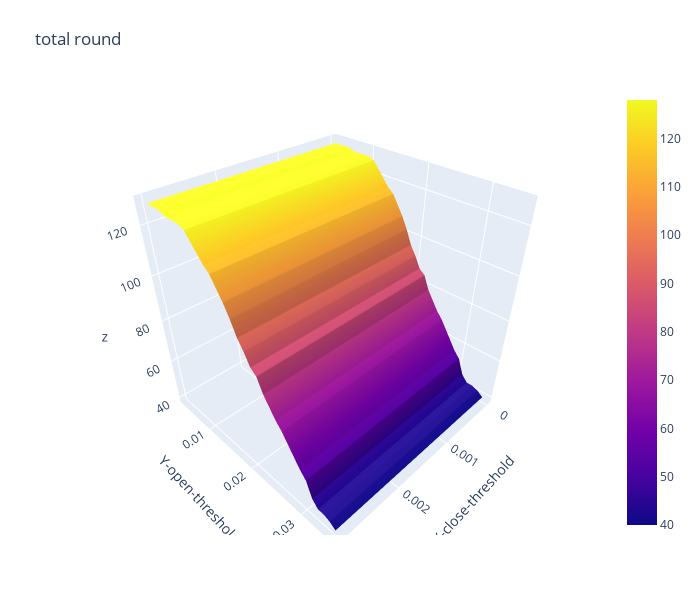

Notebook cell for this chart:
### Code cell
import plotly.graph_objects as go

x_data = df_total_round.columns.to_list() # close threshold

y_data = df_total_round.index.to_list() # open threshold

z_data = df_total_round.copy(deep=True) # win rate

fig = go.Figure(data=[go.Surface(z=z_data.values,x=x_data,y=y_data)])

fig.update_layout(title="total round", # 标题
                  autosize=False,  # 尺度自动缩放
                  width=700,  # 长宽
                  height=600,
                  margin=dict(l=65,r=50,b=65,t=90),  # 4个位置的距离
                  scene=dict(xaxis_title='X-close-threshold',yaxis_title='Y-open-threshold')
                 )

fig.show()

### Figure 1 — Plotly figure (JSON) as saved in the notebook; plotly's stock layout.template omitted (floating-point values rounded to 4 significant figures; data arrays with more than 128 entries replaced by an {"elided": "..."} marker saying what was removed)
{"data": [{"type": "surface", "x": [0, 0.001, 0.002, 0.003], "y": [0.0031, 0.0032, 0.0035, 0.004, 0.005, 0.006, 0.007, 0.008, 0.009, 0.01, 0.011, 0.012, 0.013, 0.014, 0.015, 0.016, 0.017, 0.018, 0.019, 0.02, 0.021, 0.022, 0.023, 0.024, 0.025, 0.026, 0.027, 0.028, 0.029, 0.03, 0.031, 0.032, 0.033, 0.034, 0.035], "z": {"elided": "35x4 int values"}}], "layout": {"autosize": false, "height": 600, "margin": {"b": 65, "l": 65, "r": 50, "t": 90}, "scene": {"xaxis": {"title": {"text": "X-close-threshold"}}, "yaxis": {"title": {"text": "Y-open-threshold"}}}, "title": {"text": "total round"}, "width": 700}}
